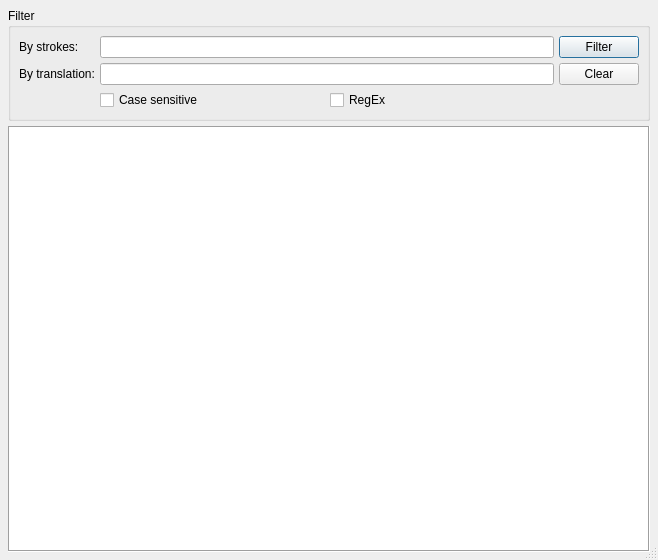
<?xml version="1.0" encoding="UTF-8"?>
<ui version="4.0">
 <class>DictionaryEditor</class>
 <widget class="QDialog" name="DictionaryEditor">
  <property name="windowModality">
   <enum>Qt::NonModal</enum>
  </property>
  <property name="geometry">
   <rect>
    <x>0</x>
    <y>0</y>
    <width>658</width>
    <height>560</height>
   </rect>
  </property>
  <property name="windowTitle">
   <string>Plover: Dictionary Editor</string>
  </property>
  <property name="sizeGripEnabled">
   <bool>true</bool>
  </property>
  <property name="modal">
   <bool>false</bool>
  </property>
  <layout class="QVBoxLayout" name="verticalLayout">
   <item>
    <widget class="QGroupBox" name="groupBox">
     <property name="title">
      <string>Filter</string>
     </property>
     <property name="flat">
      <bool>false</bool>
     </property>
     <property name="checkable">
      <bool>false</bool>
     </property>
     <layout class="QGridLayout" name="gridLayout">
      <item row="1" column="2">
       <widget class="QPushButton" name="clear_button">
        <property name="text">
         <string>Clear</string>
        </property>
        <property name="autoDefault">
         <bool>false</bool>
        </property>
       </widget>
      </item>
      <item row="0" column="0">
       <widget class="QLabel" name="stroke_label">
        <property name="text">
         <string>By strokes:</string>
        </property>
       </widget>
      </item>
      <item row="0" column="1">
       <widget class="QLineEdit" name="strokes_filter"/>
      </item>
      <item row="0" column="2">
       <widget class="QPushButton" name="filter_button">
        <property name="sizePolicy">
         <sizepolicy hsizetype="Minimum" vsizetype="Minimum">
          <horstretch>0</horstretch>
          <verstretch>0</verstretch>
         </sizepolicy>
        </property>
        <property name="text">
         <string>Filter</string>
        </property>
        <property name="autoDefault">
         <bool>false</bool>
        </property>
        <property name="default">
         <bool>true</bool>
        </property>
       </widget>
      </item>
      <item row="1" column="1">
       <widget class="QLineEdit" name="translation_filter"/>
      </item>
      <item row="1" column="0">
       <widget class="QLabel" name="translation_label">
        <property name="text">
         <string>By translation:</string>
        </property>
       </widget>
      </item>
      <item row="2" column="1">
       <layout class="QHBoxLayout" name="horizontalLayout">
        <item>
         <widget class="QCheckBox" name="case_checkbox">
          <property name="text">
           <string>Case sensitive</string>
          </property>
         </widget>
        </item>
        <item>
         <widget class="QCheckBox" name="regex_checkbox">
          <property name="text">
           <string>RegEx</string>
          </property>
         </widget>
        </item>
       </layout>
      </item>
     </layout>
    </widget>
   </item>
   <item>
    <widget class="QTableView" name="table">
     <property name="frameShape">
      <enum>QFrame::Box</enum>
     </property>
     <property name="showDropIndicator" stdset="0">
      <bool>true</bool>
     </property>
     <property name="dragEnabled">
      <bool>true</bool>
     </property>
     <property name="dragDropOverwriteMode">
      <bool>false</bool>
     </property>
     <property name="dragDropMode">
      <enum>QAbstractItemView::DragDrop</enum>
     </property>
     <property name="defaultDropAction">
      <enum>Qt::IgnoreAction</enum>
     </property>
     <property name="alternatingRowColors">
      <bool>true</bool>
     </property>
     <property name="selectionBehavior">
      <enum>QAbstractItemView::SelectRows</enum>
     </property>
     <property name="textElideMode">
      <enum>Qt::ElideMiddle</enum>
     </property>
     <property name="sortingEnabled">
      <bool>true</bool>
     </property>
     <attribute name="horizontalHeaderStretchLastSection">
      <bool>true</bool>
     </attribute>
     <attribute name="verticalHeaderCascadingSectionResizes">
      <bool>true</bool>
     </attribute>
    </widget>
   </item>
  </layout>
  <action name="action_Delete">
   <property name="icon">
    <iconset resource="resources/resources.qrc">
     <normaloff>:/delete.svg</normaloff>:/delete.svg</iconset>
   </property>
   <property name="text">
    <string>&amp;Delete</string>
   </property>
   <property name="toolTip">
    <string>Delete selected entries</string>
   </property>
   <property name="shortcut">
    <string>Del</string>
   </property>
  </action>
  <action name="action_Undo">
   <property name="icon">
    <iconset resource="resources/resources.qrc">
     <normaloff>:/undo.svg</normaloff>:/undo.svg</iconset>
   </property>
   <property name="text">
    <string>&amp;Undo</string>
   </property>
   <property name="toolTip">
    <string>Undo last add/delete/edit operation</string>
   </property>
   <property name="shortcut">
    <string>Ctrl+Z</string>
   </property>
  </action>
  <action name="action_New">
   <property name="icon">
    <iconset resource="resources/resources.qrc">
     <normaloff>:/new.svg</normaloff>:/new.svg</iconset>
   </property>
   <property name="text">
    <string>&amp;New translation</string>
   </property>
   <property name="toolTip">
    <string>Add a new translation</string>
   </property>
   <property name="shortcut">
    <string>Ctrl+N</string>
   </property>
  </action>
 </widget>
 <layoutdefault spacing="5" margin="8"/>
 <resources>
  <include location="resources/resources.qrc"/>
 </resources>
 <connections>
  <connection>
   <sender>action_Delete</sender>
   <signal>triggered()</signal>
   <receiver>DictionaryEditor</receiver>
   <slot>on_delete()</slot>
   <hints>
    <hint type="sourcelabel">
     <x>-1</x>
     <y>-1</y>
    </hint>
    <hint type="destinationlabel">
     <x>199</x>
     <y>149</y>
    </hint>
   </hints>
  </connection>
  <connection>
   <sender>action_Undo</sender>
   <signal>triggered()</signal>
   <receiver>DictionaryEditor</receiver>
   <slot>on_undo()</slot>
   <hints>
    <hint type="sourcelabel">
     <x>-1</x>
     <y>-1</y>
    </hint>
    <hint type="destinationlabel">
     <x>199</x>
     <y>149</y>
    </hint>
   </hints>
  </connection>
  <connection>
   <sender>action_New</sender>
   <signal>triggered()</signal>
   <receiver>DictionaryEditor</receiver>
   <slot>on_new()</slot>
   <hints>
    <hint type="sourcelabel">
     <x>-1</x>
     <y>-1</y>
    </hint>
    <hint type="destinationlabel">
     <x>199</x>
     <y>149</y>
    </hint>
   </hints>
  </connection>
  <connection>
   <sender>DictionaryEditor</sender>
   <signal>finished(int)</signal>
   <receiver>DictionaryEditor</receiver>
   <slot>on_finished(int)</slot>
   <hints>
    <hint type="sourcelabel">
     <x>199</x>
     <y>149</y>
    </hint>
    <hint type="destinationlabel">
     <x>199</x>
     <y>149</y>
    </hint>
   </hints>
  </connection>
  <connection>
   <sender>filter_button</sender>
   <signal>clicked()</signal>
   <receiver>DictionaryEditor</receiver>
   <slot>on_apply_filter()</slot>
   <hints>
    <hint type="sourcelabel">
     <x>605</x>
     <y>36</y>
    </hint>
    <hint type="destinationlabel">
     <x>328</x>
     <y>279</y>
    </hint>
   </hints>
  </connection>
  <connection>
   <sender>strokes_filter</sender>
   <signal>returnPressed()</signal>
   <receiver>DictionaryEditor</receiver>
   <slot>on_apply_filter()</slot>
   <hints>
    <hint type="sourcelabel">
     <x>352</x>
     <y>22</y>
    </hint>
    <hint type="destinationlabel">
     <x>328</x>
     <y>279</y>
    </hint>
   </hints>
  </connection>
  <connection>
   <sender>translation_filter</sender>
   <signal>returnPressed()</signal>
   <receiver>DictionaryEditor</receiver>
   <slot>on_apply_filter()</slot>
   <hints>
    <hint type="sourcelabel">
     <x>352</x>
     <y>51</y>
    </hint>
    <hint type="destinationlabel">
     <x>328</x>
     <y>279</y>
    </hint>
   </hints>
  </connection>
  <connection>
   <sender>clear_button</sender>
   <signal>clicked()</signal>
   <receiver>DictionaryEditor</receiver>
   <slot>on_clear_filter()</slot>
   <hints>
    <hint type="sourcelabel">
     <x>597</x>
     <y>80</y>
    </hint>
    <hint type="destinationlabel">
     <x>328</x>
     <y>279</y>
    </hint>
   </hints>
  </connection>
 </connections>
 <slots>
  <slot>on_selection_changed()</slot>
  <slot>on_delete()</slot>
  <slot>on_undo()</slot>
  <slot>on_new()</slot>
  <slot>on_finished(int)</slot>
  <slot>on_apply_filter()</slot>
  <slot>on_clear_filter()</slot>
 </slots>
</ui>
